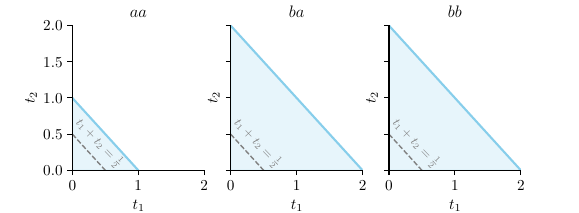

Generate this figure with Python:
# for now try to generate the multiset of intervals automatically
import pstats
import cProfile
import matplotlib.pyplot as plt
import numpy as np
from os.path import join
from volume.VolumePoly import VolumePoly
from sympy import poly
from sympy.abc import T

# get all settings and constants
from plot_config import *

figname = "03_intro_vis"

def experiment():
    # Ensure square aspect ratio with enough horizontal space for two plots
    fig, axs = plt.subplots(1, 3, figsize=(fig_width_in, 1/3 * fig_width_in), sharex=True, sharey=True)

    # titles = [
    #     "$\\langle a \\cdot a \\rangle_{[0,1]}$",
    #     "$\\langle b \\cdot (a \\cup b) \\rangle_{[0,2]}$"
    # ]
    titles = [
        "$aa$% in $\\langle a \\cdot a \\rangle_{[0,1]}$",
        "$ba$% in $\\langle b \\cdot (a \\cup b) \\rangle_{[0,2]}$",
        "$bb$% in $\\langle b \\cdot (a \\cup b) \\rangle_{[0,2]}$"
    ]

    # fig.suptitle("Area of delays in subexpresions of $e_t$", fontsize=14, y=1.05)

    for i, ax in enumerate(axs):
        ax.set_title(titles[i], fontsize=12)
        ax.set_xlim(0, 2)
        ax.set_ylim(0, 2)
        ax.set_xlabel("$t_1$")
        ax.set_ylabel("$t_2$")
        ax.spines['top'].set_visible(False)
        ax.spines['right'].set_visible(False)

        x = np.linspace(0, 2, 400)
        if i == 0:
            y = -x + 1
        else:
            y = -x + 2

        ax.plot(x, y, color=c1)

        # new inscribed line for a slice
        y_inscribe = -x + 0.5
        ax.plot(x, y_inscribe, linestyle='--', color=c4, linewidth=1)
        ax.text(0.001, 0.01, "$t_1 + t_2 = \\frac{1}{2}$", fontsize=10, color=c4, rotation=-48, ha='left', va='bottom')


        ax.fill_between(x, 0, y, where=(y > 0), interpolate=True, color=c1, alpha=0.2)

    # plt.tight_layout()
    # plt.tight_layout(rect=[0, 0.05, 1, 0.95])
    plt.savefig(f"{figname}.pdf")

pr = cProfile.Profile()
pr.enable()
experiment()
pr.disable()
pr.dump_stats(f"{figname}.prof")

# # Print the profiling results
p = pstats.Stats(f'{figname}.prof')
p.strip_dirs().sort_stats('cumulative').print_stats(10)
